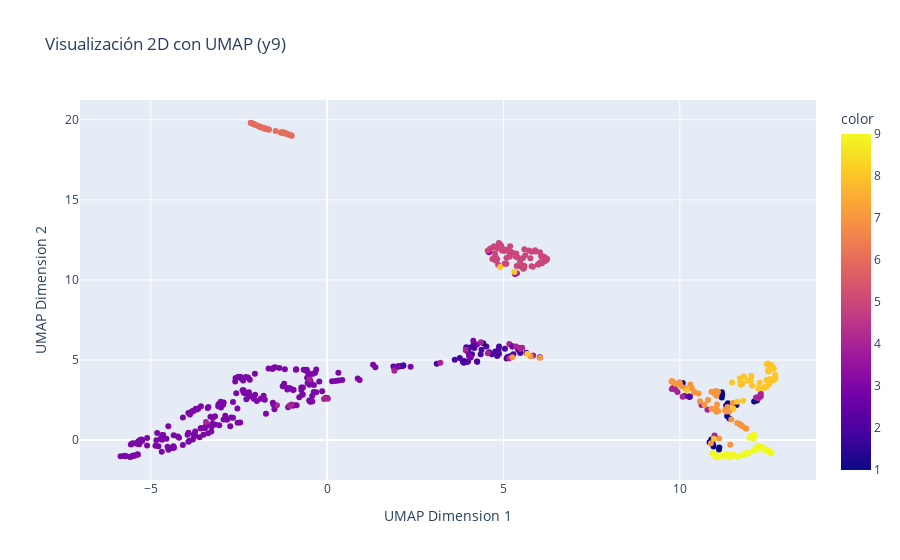

Notebook source saved alongside this figure:
### Code cell
# Definir el modelo UMAP para 2D
umap_2d = umap.UMAP(n_components=2, random_state=42)

# Aplicar UMAP a los datos
X_umap_2d = umap_2d.fit_transform(X)

# Crear un gráfico interactivo de Plotly para visualización en 2D con UMAP
fig_2d_umap = px.scatter(x=X_umap_2d[:,0], y=X_umap_2d[:,1], color=y9,
                         labels={'x': 'UMAP Dimension 1', 'y': 'UMAP Dimension 2'},
                         title='Visualización 2D con UMAP (y9)')
fig_2d_umap.show()

### Figure 1 — Plotly figure (JSON) as saved in the notebook; plotly's stock layout.template omitted (floating-point values rounded to 4 significant figures; data arrays with more than 128 entries replaced by an {"elided": "..."} marker saying what was removed)
{"data": [{"hovertemplate": "UMAP Dimension 1=%{x}<br>UMAP Dimension 2=%{y}<br>color=%{marker.color}<extra></extra>", "legendgroup": "", "marker": {"color": {"elided": "572 int values"}, "coloraxis": "coloraxis", "symbol": "circle"}, "mode": "markers", "name": "", "orientation": "v", "showlegend": false, "type": "scatter", "x": {"elided": "572 float values"}, "xaxis": "x", "y": {"elided": "572 float values"}, "yaxis": "y"}], "layout": {"coloraxis": {"colorbar": {"title": {"text": "color"}}, "colorscale": [[0, "#0d0887"], [0.1111, "#46039f"], [0.2222, "#7201a8"], [0.3333, "#9c179e"], [0.4444, "#bd3786"], [0.5556, "#d8576b"], [0.6667, "#ed7953"], [0.7778, "#fb9f3a"], [0.8889, "#fdca26"], [1, "#f0f921"]]}, "legend": {"tracegroupgap": 0}, "title": {"text": "Visualización 2D con UMAP (y9)"}, "xaxis": {"anchor": "y", "domain": [0, 1], "title": {"text": "UMAP Dimension 1"}}, "yaxis": {"anchor": "x", "domain": [0, 1], "title": {"text": "UMAP Dimension 2"}}}}
